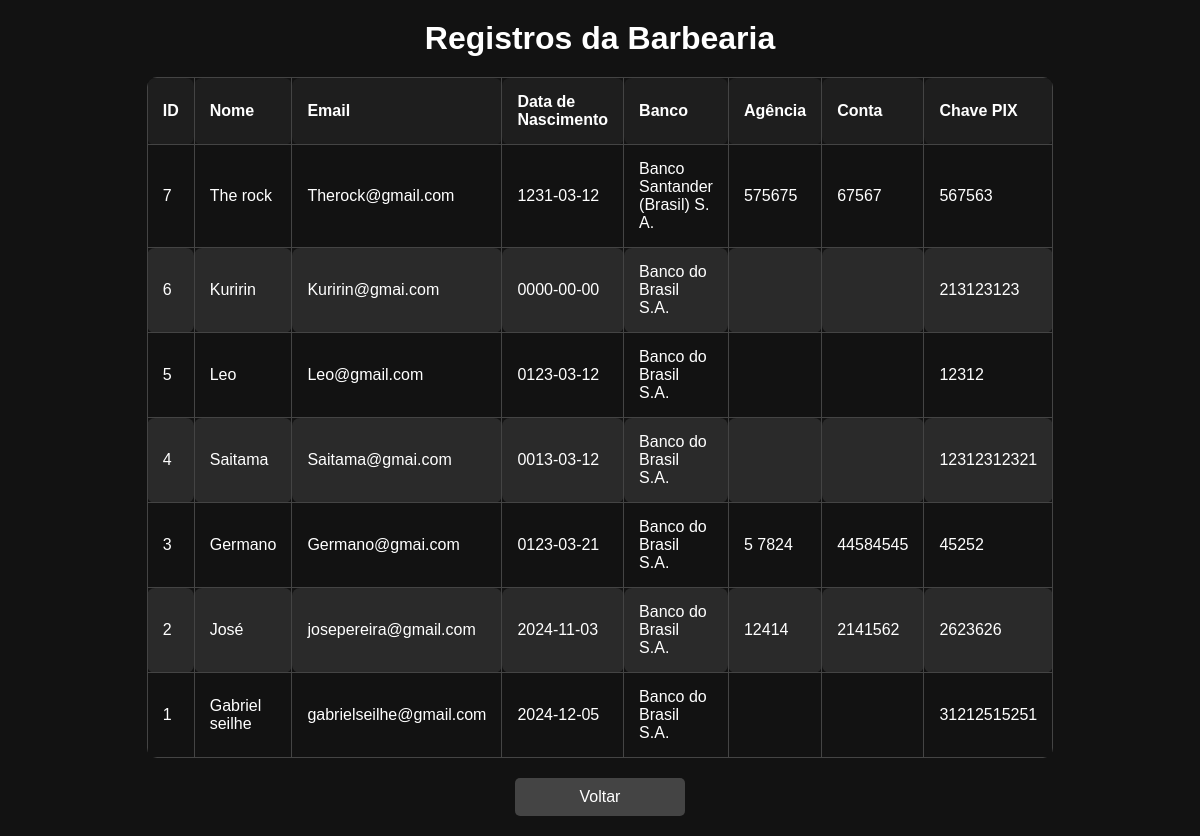
Screenshot of /visualizar_registros.php with the database file from the repository.
### tables this page shows
CREATE TABLE `abc` (
  `id_usuario` int(11) NOT NULL,
  `nome` varchar(256) NOT NULL,
  `email` varchar(128) NOT NULL,
  `data_de_nascimento` date NOT NULL,
  `id_grupo` int(11) NOT NULL,
  `data_criacao` datetime NOT NULL DEFAULT current_timestamp()
);

CREATE TABLE `dados_bancarios` (
  `id_dados` int(11) NOT NULL,
  `id_usuario` int(11) NOT NULL,
  `nome_banco` varchar(128) NOT NULL,
  `numero_conta` varchar(20) NOT NULL,
  `numero_agencia` varchar(20) NOT NULL,
  `chave_pix` varchar(36) NOT NULL
);

### visualizar_registros.php (the view, shortened to what this page needs)
<?php
include "conexao.php";
$sql = "SELECT * FROM abc ORDER BY id_usuario DESC";
$sql2 = "SELECT * FROM dados_bancarios ORDER BY nome_banco DESC";
$result = $conn->query($sql);
$result2 = $conn->query($sql2);
?>
<!DOCTYPE html>
<html lang="pt-BR">
<head>
</head>
<body>
<h1>Registros da Barbearia</h1>
<table class="tabela-registros-barbearia">
    <thead>
        <tr>
            <th>ID</th>
            <th>Nome</th>
            <th>Email</th>
            <th>Data de Nascimento</th>
            <th>Banco</th>
            <th>Agência</th>
            <th>Conta</th>
            <th>Chave PIX</th>
        </tr>
    </thead>
    <tbody>
        <?php
        $dados_abc = [];
        if ($result->num_rows > 0) {
            while ($row = $result->fetch_assoc()) {
                $dados_abc[] = [
                    'id' => $row['id_usuario'],
                    'nome' => $row['nome'],
                    'email' => $row['email'],
                    'data_de_nascimento' => $row['data_de_nascimento'],
                ];
            }
        }
        $dados_bancarios = [];
        if ($result2->num_rows > 0) {
            while ($row2 = $result2->fetch_assoc()) {
                $dados_bancarios[] = [
                    'banco' => $row2['nome_banco'],
                    'agencia' => $row2['numero_agencia'],
                    'conta' => $row2['numero_conta'],
                    'chave_pix' => $row2['chave_pix'],
                ];
            }
        }
        $maxRows = max(count($dados_abc), count($dados_bancarios));
        for ($i = 0; $i < $maxRows; $i++) {
            echo "<tr>";
            echo "<td>" . (isset($dados_abc[$i]['id']) ? $dados_abc[$i]['id'] : '') . "</td>";
            echo "<td>" . (isset($dados_abc[$i]['nome']) ? $dados_abc[$i]['nome'] : '') . "</td>";
            echo "<td>" . (isset($dados_abc[$i]['email']) ? $dados_abc[$i]['email'] : '') . "</td>";
            echo "<td>" . (isset($dados_abc[$i]['data_de_nascimento']) ? $dados_abc[$i]['data_de_nascimento'] : '') . "</td>";
            echo "<td>" . (isset($dados_bancarios[$i]['banco']) ? $dados_bancarios[$i]['banco'] : '') . "</td>";
            echo "<td>" . (isset($dados_bancarios[$i]['agencia']) ? $dados_bancarios[$i]['agencia'] : '') . "</td>";
            echo "<td>" . (isset($dados_bancarios[$i]['conta']) ? $dados_bancarios[$i]['conta'] : '') . "</td>";
            echo "<td>" . (isset($dados_bancarios[$i]['chave_pix']) ? $dados_bancarios[$i]['chave_pix'] : '') . "</td>";
            echo "</tr>";
        }
        ?>
    </tbody>
</table>
<a href="index.php" class="btn-voltar">Voltar</a>
</body>
</html>

### visualizar_registros.php (style rules this page uses)
body { background-color: #121212; color: #ffffff; font-family: Arial, sans-serif; }
h1 { text-align: center; color: #ffffff; margin: 20px 0; }
table { width: 70%; border-collapse: collapse; margin: 20px auto; border-radius: 10px; overflow: hidden; }
th, td { border: 1px solid #444; padding: 15px; text-align: left; border-radius: 8px; }
th { background-color: #1e1e1e; }
tr:nth-child(even) { background-color: #2a2a2a; }
.btn-voltar { display: block; width: 150px; margin: 20px auto; padding: 10px; text-align: center; background-color: #444; color: white; text-decoration: none; border-radius: 5px; transition: background-color 0.3s; }

### rows the page displays
abc: id_usuario "7", nome "The rock", email "Therock@gmail.com", data_de_nascimento "1231-03-12"
dados_bancarios: nome_banco "Banco Santander (Brasil) S. A.", numero_agencia "575675", numero_conta "67567", chave_pix "567563"
abc: id_usuario "6", nome "Kuririn", email "Kuririn@gmai.com", data_de_nascimento "0000-00-00"
dados_bancarios: nome_banco "Banco do Brasil S.A.", chave_pix "213123123"
abc: id_usuario "5", nome "Leo", email "Leo@gmail.com", data_de_nascimento "0123-03-12"
dados_bancarios: nome_banco "Banco do Brasil S.A.", chave_pix "12312"
abc: id_usuario "4", nome "Saitama", email "Saitama@gmai.com", data_de_nascimento "0013-03-12"
dados_bancarios: nome_banco "Banco do Brasil S.A.", chave_pix "12312312321"
abc: id_usuario "3", nome "Germano", email "Germano@gmai.com", data_de_nascimento "0123-03-21"
dados_bancarios: nome_banco "Banco do Brasil S.A.", numero_agencia "5 7824", numero_conta "44584545", chave_pix "45252"
abc: id_usuario "2", nome "José", email "josepereira@gmail.com", data_de_nascimento "2024-11-03"
dados_bancarios: nome_banco "Banco do Brasil S.A.", numero_agencia "12414", numero_conta "2141562", chave_pix "2623626"
abc: id_usuario "1", nome "Gabriel seilhe", email "gabrielseilhe@gmail.com", data_de_nascimento "2024-12-05"
dados_bancarios: nome_banco "Banco do Brasil S.A.", chave_pix "31212515251"
